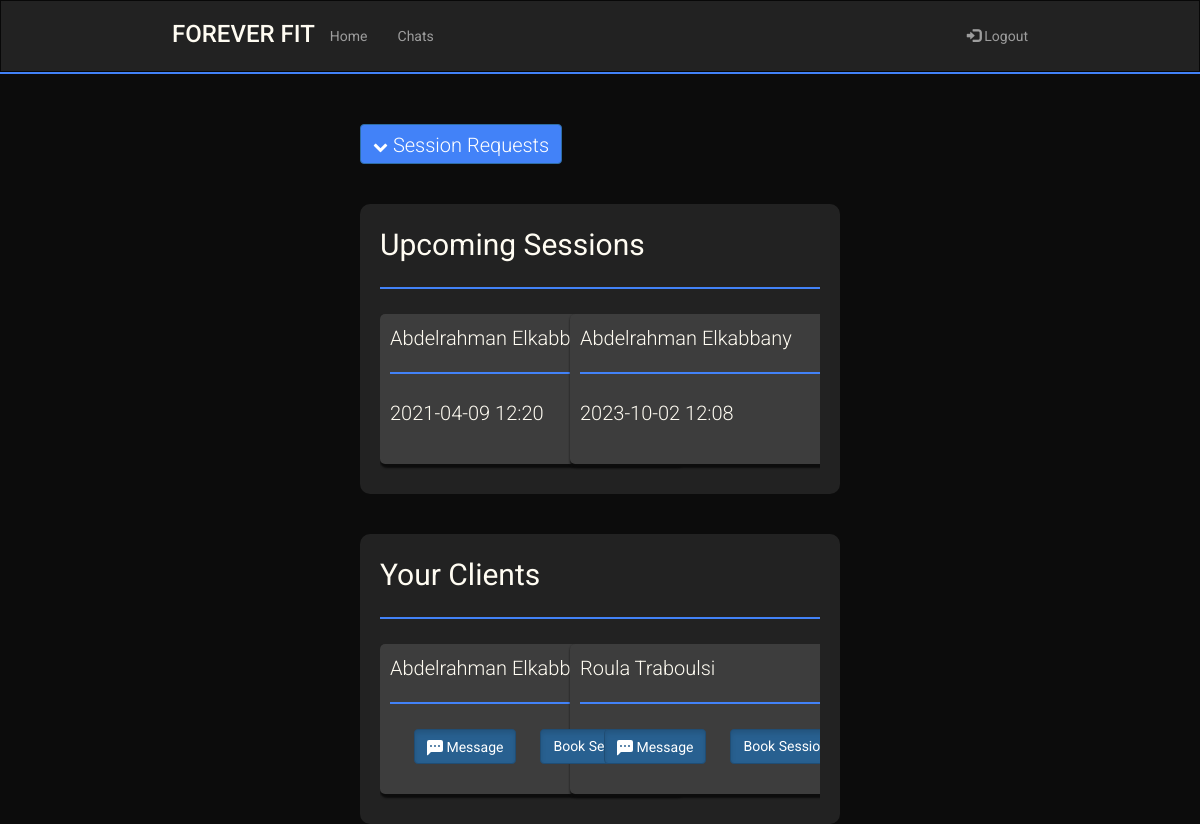
/TrainingSessions (signed in), run on the app's committed database.
### sql_db.py (models this page shows)
class Sessions(UserMixin,db.Model):
    __tablename__ = 'upcoming_sessions'
    id = db.Column(db.Integer, primary_key = True, autoincrement = True)
    trainee_username = db.Column(db.String(80),db.ForeignKey('user.username'))
    trainee_fname = db.Column(db.String(80))
    trainee_lname = db.Column(db.String(80))
    trainer_username = db.Column(db.String(80),db.ForeignKey('user.username'))
    trainer_fname = db.Column(db.String(80))
    trainer_lname = db.Column(db.String(80))
    date = db.Column(db.String(120), nullable=False)
    time = db.Column(db.String(120), nullable=False)
    completed =  db.Column(db.Boolean, nullable = False)
    accepted = db.Column(db.Boolean,nullable = False)

class UserTrainer(UserMixin,db.Model):
    __tablename__ = 'user_trainer'
    id = db.Column(db.Integer, primary_key = True)
    trainee_username = db.Column(db.String(80),db.ForeignKey('user.username'))
    trainee_fname = db.Column(db.String(80),db.ForeignKey('user.username'))
    trainee_lname = db.Column(db.String(80),db.ForeignKey('user.username'))
    trainer_username = db.Column(db.String(80),db.ForeignKey('user.username'))
    trainer_fname = db.Column(db.String(80),db.ForeignKey('user.username'))
    trainer_lname = db.Column(db.String(80),db.ForeignKey('user.username'))

### routes.py (the view)
@app.route('/TrainingSessions')
@login_required
def training_sessions():
    if current_user.isTrainer:
        trainers = get_trainees_by_trainer(current_user.username)
        requests = get_session_requests_by_trainerid(current_user.username)
        sessions = get_sessions_by_trainerid(current_user.username)
        return render_template('training-sessions.html', current_user = current_user, trainers = trainers, requests = requests,
                                sessions = sessions)
    else:
        trainers = get_trainers_by_trainee(current_user.username)
        sessions = get_sessions_by_traineeid(current_user.username)
        return render_template('training-sessions.html', current_user = current_user, trainers = trainers, sessions = sessions)

### main.py (called while the page is built)
    @login.user_loader
    def load_user(uname):
        return User.query.get(uname)

### sql_db.py (called while the page is built)
def get_trainees_by_trainer(uname):
    return UserTrainer.query.filter_by(trainer_username=uname).all()

def get_session_requests_by_trainerid(uname):
    return Sessions.query.filter_by(trainer_username = uname, accepted = False).all()

def get_sessions_by_trainerid(uname):
    return Sessions.query.filter_by(trainer_username = uname, accepted = True).all()

### templates/training-sessions.html (shortened to what this page needs)
<!DOCTYPE html>
<html lang="en">
    <head>
        <link rel="stylesheet" href="https://maxcdn.bootstrapcdn.com/bootstrap/3.4.1/css/bootstrap.min.css" />
        <link rel="stylesheet" href="https://cdnjs.cloudflare.com/ajax/libs/font-awesome/4.7.0/css/font-awesome.min.css">
        <link rel="stylesheet" href="../static/main.css" />
    </head>
    <body>
        <header>
            <nav class="navbar navbar-inverse" style="border-radius: 0px; margin-bottom: 0px;">
                <div class="container-fluid">
                    <div class="navbar-header mobile-center">
                        <h3 class="logo" href="#">FOREVER FIT</h3>
                    </div>
                    <ul class="nav navbar-nav laptop">
                        <li><a href="/">Home</a></li>
                        <li><a href="/chats">Chats</a></li>
                    </ul>
                    <ul class="nav navbar-nav navbar-right laptop">
                        <li>
                            <a href="/logout"><span class="glyphicon glyphicon-log-in"></span> Logout</a>
                        </li>
                    </ul>
                </div>
            </nav>
            <hr class="header-hr"/>
        </header>
        <main>
            <div class=" friend-body">
                {%if current_user.isTrainer %}
                    <div class="dropdown" style="background-color: #0c0c0c;">
                        <p class="btn btn-primary dropdown-toggle small friend-btn" type="button" id="dropdownMenuButton" data-toggle="dropdown" aria-haspopup="true" aria-expanded="false">
                            <i class="fa fa-chevron-down" style="font-size: 15px;"></i>
                            Session Requests
                        </p>
                    </div>
                {% endif %}
                <div class="widget" style="width: 100%; margin-bottom: 40px; margin-top: 40px;">
                    <div class="big">Upcoming Sessions</div>
                    <hr>
                    <ul class="hs" style="padding-left: 0px;">
                        {% if current_user.isTrainer %}
                            {% if sessions %}
                                {% for session in sessions %}
                                    <li class="items home-trainer flex-column">
                                        <p class="small">{{session.trainee_fname}} {{session.trainee_lname}}</p>
                                        <hr>
                                        <p class="small">{{session.date}} {{session.time}}</p>
                                    </li>
                                {% endfor %}
                            {% else %}
                                    <p class="small">You have no upcoming sessions</p>
                            {% endif %}
                        {% endif %}
                    </ul>
                </div>
                <div class="widget" style="width: 100%;">
                    {% if current_user.isTrainer %}
                        <div class="big">Your Clients</div>
                    {% else %}
                        <div class="big">Your Trainers</div>
                    {% endif %}
                    <hr>
                    <ul class="hs" style="padding-left: 0px;">
                        {% if current_user.isTrainer %}
                            {% if trainers %}
                                {% for trainee in trainers %}
                                    <li class="items home-trainer flex-column">
                                        <p class="small">{{trainee.trainee_fname}} {{trainee.trainee_lname}}</p>
                                        <hr>
                                        <div class="flex-row">
                                        <a href="/chat/{{trainee.trainee_username}}" class="btn btn-primary active btn-right" role="button">
                                            Message
                                        </a>
                                        <a href="/chat/{{trainee.trainee_username}}" class="btn btn-primary active btn-right" role="button">
                                            Book Session
                                        </a>
                                        </div>
                                    </li>
                                {% endfor %}
                            {% else %}
                                    <p class="small">You have no clients</p>
                            {% endif %}
                        {% endif %}
                    </ul>
                </div>
            </div>
        </main>
    </body>
</html>

### static/main.css (style rules this page uses)
:root { --black: #0c0c0c; --white: #fffcf2; --red: #e54b4b; --lightred: #f0c1c1; --blue: #4282f8; --darkblue: #356cd1; --grey: #222222; --lightgrey: #3d3d3d; }
@media (min-width : 872px) { .container-fluid { margin-bottom: 10px; } }
@media (min-width : 872px) { .navbar { padding-left: 13%; padding-right: 13%; } }
@media (min-width : 872px) { .navbar-nav { padding-top: 10px; } }
@media (min-width : 872px) { .big { font-size: 30px; } }
@media (min-width : 872px) { .small { font-size: 20px; font-weight: 300; } }
body { font-family: 'Roboto', sans-serif; background-color: var(--black); }
@media (max-width : 1446px) { .widget { margin-top: 30px; } }
main { background-color: var(--black); display: block; overflow: auto; color: var(--white) }
.header-hr { margin-top: 0px; margin-bottom: 0px; border: 1px solid var(--blue); }
.widget { color: var(--white); border-radius: 10px; background-color: #222222; padding: 20px 20px 20px 20px; }
.widget hr { border: 1px solid var(--blue) }
.logo { color: var(--white); }
hr { border: 1px solid #f1f1f1; margin-bottom: 25px; }
.flex-column { width: 100%; }
.bi { position:relative; bottom: -4px; }
.dropdown { background-color: var(--grey); border-color: var(--white); height: 40px; }
@media (min-width : 711px) { .flex-row { display: flex; flex-direction: row; justify-content: space-evenly; } }
@media (min-width : 711px) { .friend-body { padding-top: 50px; padding-left: 30%; padding-right: 30%; } }
@media (min-width : 711px) { .hs { grid-template-columns: repeat(6, calc(50% - var(--gutter) * 2)); } }
@media (min-width : 711px) { .home-trainer { width:300px } }
.home-trainer { background-color: var(--lightgrey); border-radius: 5px; padding: 10px 10px 10px 10px; box-shadow: 2px 2px 2px 2px var(--black); }
.btn-right { position: relative; float: right; margin-left: 5px; }
:root { --gutter: 20px; }
.hs { display: grid; grid-gap: calc(var(--gutter) / 2); grid-template-rows: minmax(150px, 1fr); overflow-x: scroll; scroll-snap-type: x proximity; padding-bottom: calc(.75 * var(--gutter)); margin-bottom: calc(-.25 * var(--gutter)); list-style-type: none; }
.items { background-color: var(--lightgrey); border-radius: 5px; padding: 10px 10px 10px 10px; box-shadow: 2px 2px 2px 2px var(--black); }
.btn-primary { background-color: var(--blue); }
.friend-btn { height: 40px; }

### data on the page
Sessions: trainee_fname "Abdelrahman", trainee_lname "Elkabbany", date "2021-04-09", time "12:20"
Sessions: trainee_fname "Abdelrahman", trainee_lname "Elkabbany", date "2023-10-02", time "12:08"
UserTrainer: trainee_fname "Abdelrahman", trainee_lname "Elkabbany"
UserTrainer: trainee_fname "Roula", trainee_lname "Traboulsi"
